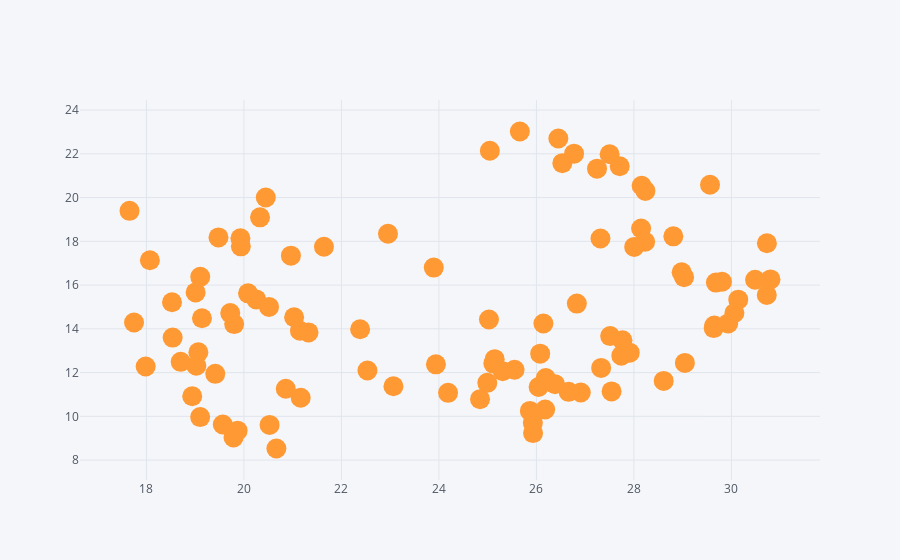

The notebook cell this image was saved under:
### Code cell
df.iplot(x='A',y='B',mode='markers',size=20)
